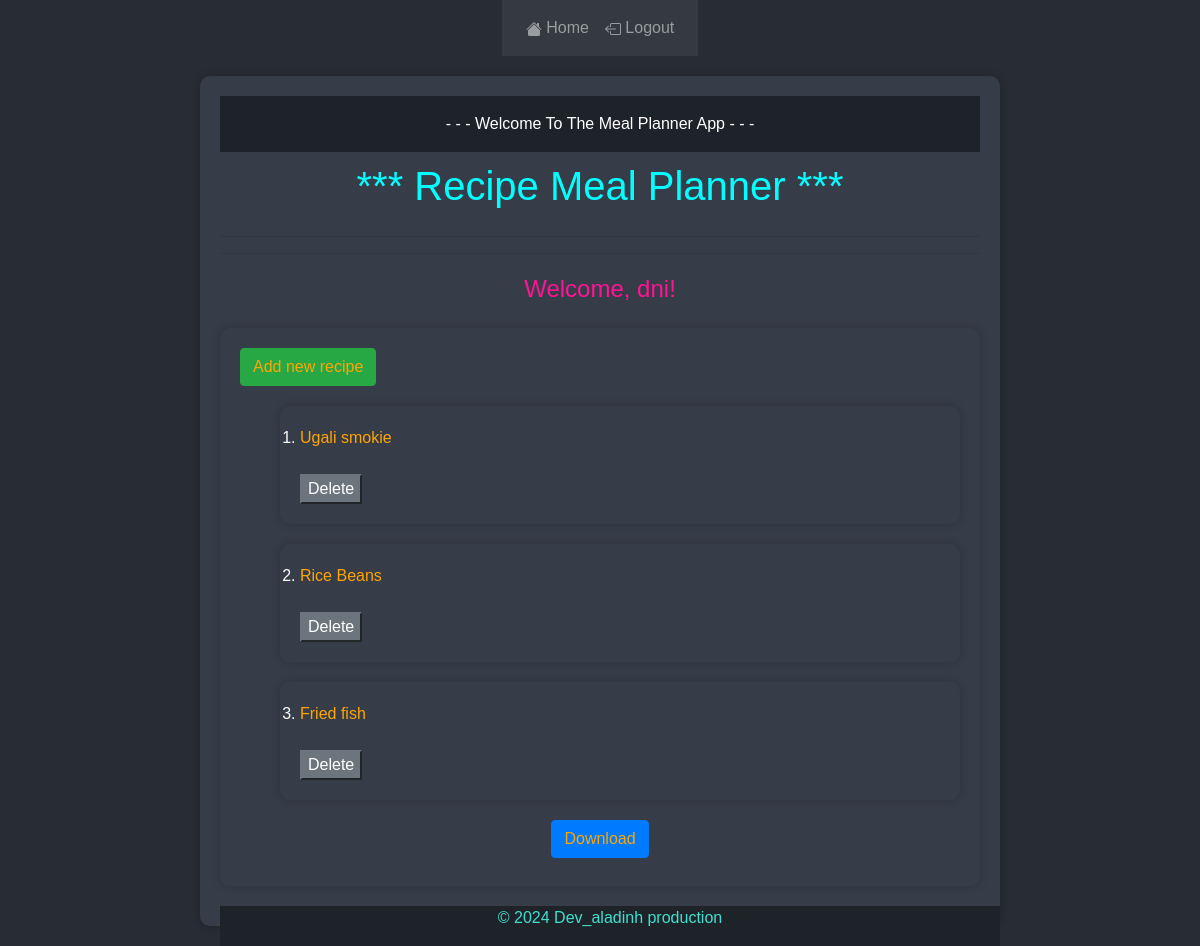
Screenshot of / (signed in) with the database file from the repository.
### recipe/models.py (models this page shows, shortened)
class Recipe(models.Model):
    user = models.ForeignKey(User, on_delete=models.CASCADE)
    name = models.CharField(max_length=200)
    ingredients = models.TextField()
    instructions = models.TextField()

### recipe/views.py (the view)
# urls.py: path('', views.home, name='home'),
@login_required
def home(request):
    recipes = Recipe.objects.filter(user=request.user)
    return render(request, 'home.html', {'recipes': recipes})

### recipe/templates/home.html (shortened to what this page needs)
{% extends 'base.html' %}
{% block content %}
<!DOCTYPE html>
<html lang="en">
<head>
</head>
<body>
    <section>
        <header>- - - Welcome To The Meal Planner App - - -</header>
        <h1 align="center">*** Recipe Meal Planner ***</h1>
        <hr><hr>
        {% if user.is_authenticated %}
            <h4 align="center">Welcome, {{ user.username }}!</h4>
            <section>
                <button class="btn btn-success"><a href="{% url 'recipe_new' %}">Add new recipe</a></button>
                <ol>
                    {% for recipe in recipes %}
                        <section>
                            <li>
                                <a href="{% url 'recipe_edit' recipe.pk %}">{{ recipe.name }}</a>
                                <form action="{% url 'recipe_delete' recipe.pk %}" method="POST">
                                    <br>
                                    <button class="btn-secondary" type="submit">Delete</button>
                                </form>
                            </li>
                        </section>
                    {% endfor %}
                </ol>
                <h6 align="center"><button class="btn btn-primary"><a href="{% url 'generate_pdf' %}">Download</a></button></h4>
            </section>
        {% endif %}
        <footer>
            <p>&copy; 2024 Dev_aladinh production</p>
        </footer>
    </section>
</body>
</html>
{% endblock %}

### recipe/templates/home.html (style rules this page uses)
body { display: flex; font-family: 'Arial', sans-serif; margin: 0; padding: 0; background-color: #282c35; color: #fff; align-items: center; flex-direction: column; text-align: left; }
header { background-color: #1e2229; text-align: center; padding: 1em; }
section { max-width: 800px; margin: 20px auto; padding: 20px; background-color: #373c49; box-shadow: 0 0 10px rgba(0, 0, 0, 0.2); border-radius: 10px; }
footer { background-color: #1e2229; text-align: center; color: turquoise; padding: 0em 0; position: fixed; bottom: 0; width: 65%; }
a { color: orange; }
h1, h2 { line-height: 1.7; color: aqua; }
h3, h4, h5 { line-height: 1.6; color: #FF1493; }

### rows the page displays
Recipe: name "Ugali smokie"
Recipe: name "Rice Beans"
Recipe: name "Fried fish"

### other values shown
{{ user.username }} "dni"
